Frame 1 (no input): blank canvas, image omitted
Frame 60 (no input): blank canvas, image omitted
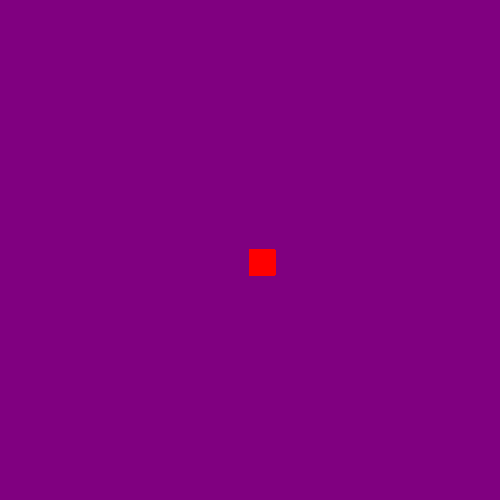
Frame 120 (the mouse pressed at the canvas centre since frame 60)

The p5.js sketch whose frames 1 and 60 were blank and that drew this single picture after the mouse press (run headless with seeded random() and noise() and a simulated clock; from frame 60 on, the mouse is pressed at the canvas centre):

// p5.js sketch
// ── sketch.js
function setup() {
    createCanvas(500, 500);
      background("purple");
  }
  
  function draw() {
  
    stroke("red");
    fill("red");
   
    //console.log(mouseIsPressed);
    
    if (mouseIsPressed) {
    rect(mouseX,mouseY,25,25)
    
    }
  }
